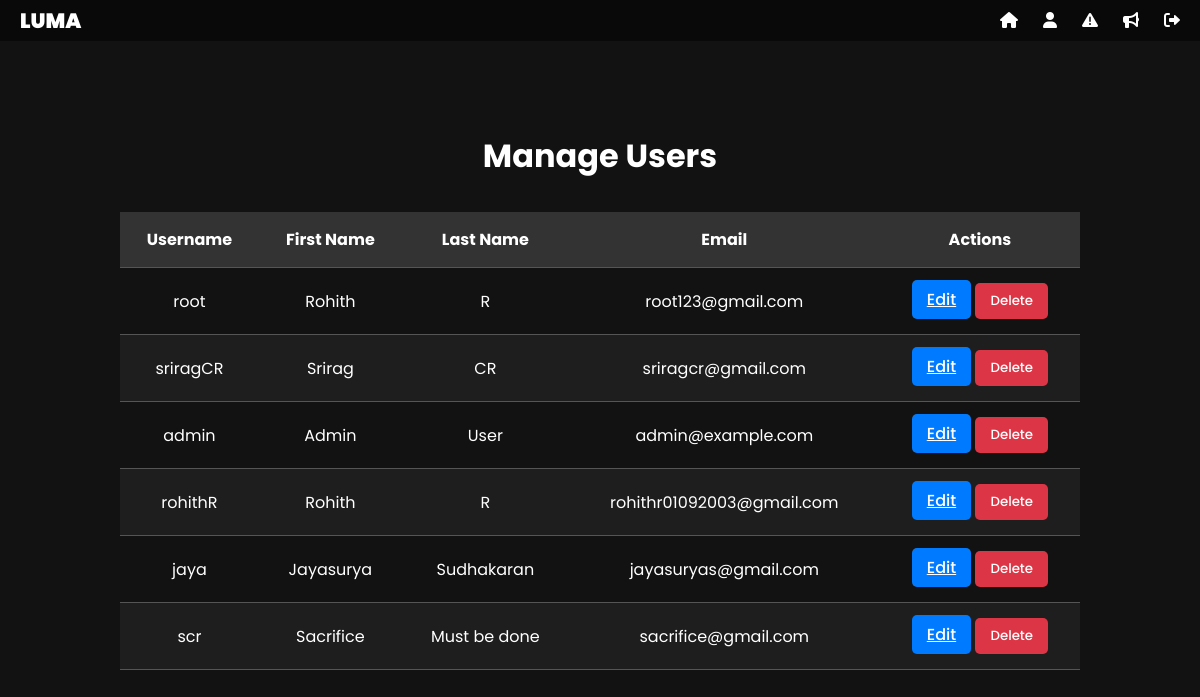
Page /admin-dashboard/manage-users/ (signed in) on the earlier database version.
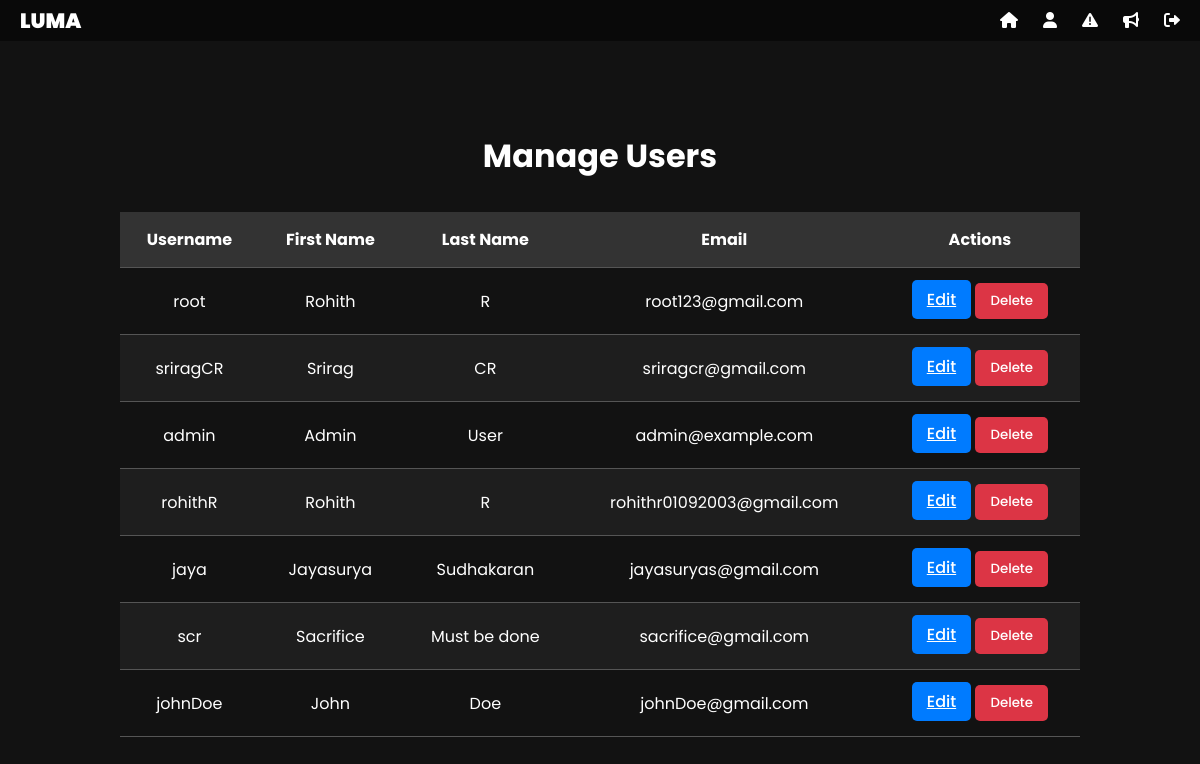
Same page on the later database version.
### chat/models.py (models this page shows, shortened)
class User(AbstractBaseUser):
    first_name = models.CharField(max_length=30)
    last_name = models.CharField(max_length=30)
    username = models.CharField(max_length=30, unique=True)
    email = models.EmailField(unique=True)
    profile_picture = models.ImageField(upload_to='profile_pics/', blank=True, null=True)  # Optional field
    created_at = models.DateTimeField(auto_now_add=True)
    is_active = models.BooleanField(default=True)
    is_admin = models.BooleanField(default=False)
    is_banned = models.BooleanField(default=False)
    ban_expiry = models.DateTimeField(null=True, blank=True)
    ban_reason = models.TextField(blank=True, null=True)
    objects = UserManager()
    USERNAME_FIELD = 'username'
    REQUIRED_FIELDS = ['email', 'first_name', 'last_name']
    class Meta:
        db_table = 'chat_user'
    def is_currently_banned(self):
        if not self.is_banned:
            return False
        if self.ban_expiry and timezone.now() > self.ban_expiry:
            self.unban_user()
            return False
        return True

### chat/views.py (the view)
# urls.py: path('admin-dashboard/manage-users/', manage_users, name='manage_users'),
@admin_required
def manage_users(request):
    users = User.objects.all()
    return render(request, 'admin_users.html', {'users': users})

### chat/views.py (called while the page is built)
def admin_required(view_func):
    @wraps(view_func)
    def _wrapped_view(request, *args, **kwargs):
        if not request.user.is_authenticated:
            messages.error(request, 'Please login to access this page.')
            return redirect('admin_login')
        if not request.user.is_admin:
            messages.error(request, 'You do not have permission to access the admin area.')
            return redirect('home')
        return view_func(request, *args, **kwargs)
    return _wrapped_view

### templates/admin_users.html (shortened to what this page needs)
{% extends 'admin_base.html' %}
{% block content %}
    <h1 class="manage-users-header">Manage Users</h1>
    <div class="manage-users-table-wrapper">
        <table class="manage-users-table">
            <thead>
                <tr>
                    <th>Username</th>
                    <th>First Name</th>
                    <th>Last Name</th>
                    <th>Email</th>
                    <th>Actions</th>
                </tr>
            </thead>
            <tbody>
                {% for user in users %}
                <tr>
                    <td>{{ user.username }}</td>
                    <td>{{ user.first_name }}</td>
                    <td>{{ user.last_name }}</td>
                    <td>{{ user.email }}</td>
                    <td>
                        <a href="{% url 'edit_user' user.id %}" class="btn btn-primary btn-sm">Edit</a>
                        <button class="btn btn-danger btn-sm" onclick="openModal({{ user.id }})">Delete</button>
                    </td>
                </tr>
                {% endfor %}
            </tbody>
        </table>
    </div>
{% endblock %}

Differences in the rows shown:
added User: username "johnDoe", first_name "John", last_name "Doe", email "johnDoe@gmail.com"
